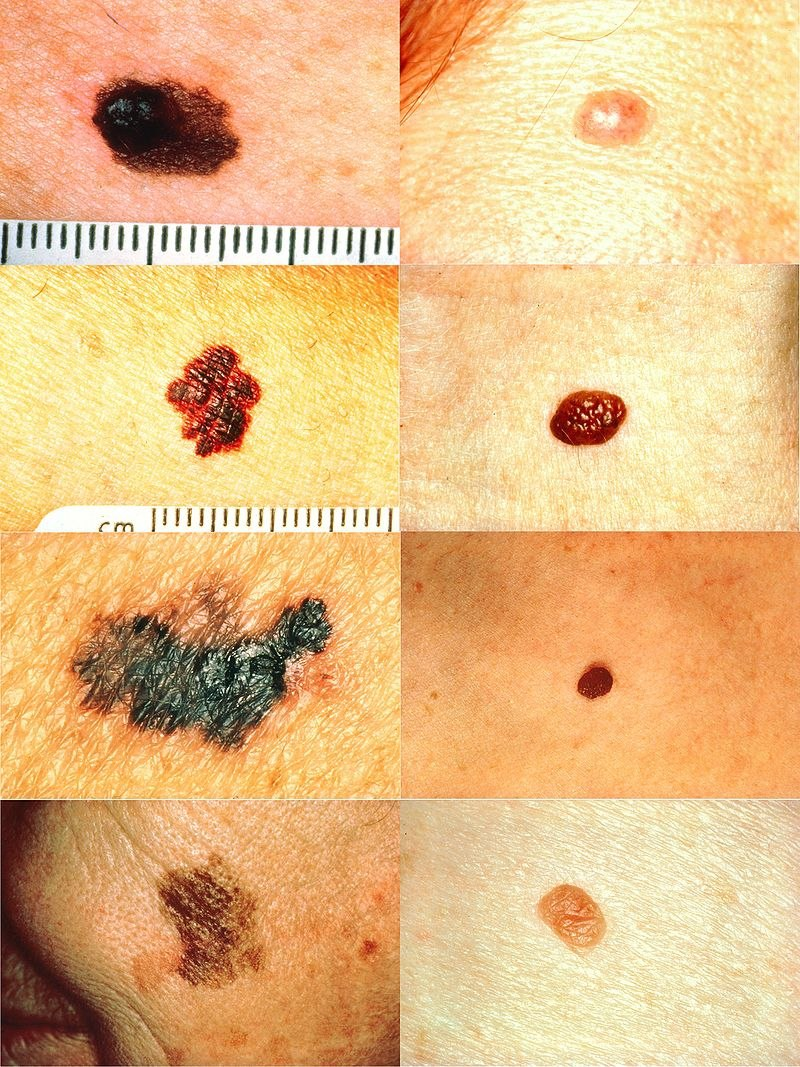
#> input picture images/10000.jpg, 800 x 1067 px
$ jupyter execute 5.ipynb
#> lines starting #> are read from the running program, lines starting #| are printed output that depends on the picture; after the words box and inside, x2 and y2 are one past the last pixel; in counts of white or black regions, pixels touching at a corner belong together
[cell 1]
import cv2 as cv
import numpy as np
import matplotlib.pyplot as plt

[cell 2]
# تابع تولید ماسک با استفاده از الگوریتم رشد ناحیه
def mask_generator(image, seed_point, threshold=50):
    gray = cv.cvtColor(image, cv.COLOR_BGR2GRAY)  # تبدیل تصویر به خاکستری
    h, w = gray.shape
    seed_value = gray[seed_point[1], seed_point[0]]  # مقدار پیکسل اولیه

    mask = np.zeros_like(gray, dtype=np.uint8)  # ایجاد ماسک اولیه
    stack = [seed_point]  # پشته برای الگوریتم رشد ناحیه

    # الگوریتم رشد ناحیه
    while stack:
        x, y = stack.pop()  # گرفتن پیکسل از پشته

        if x < 0 or y < 0 or x >= w or y >= h or mask[y, x] == 255:  # اگر پیکسل خارج از تصویر یا قبلاً پردازش شده باشد
            continue

        # بررسی تشابه پیکسل
        if abs(int(gray[y, x]) - int(seed_value)) < threshold:
            mask[y, x] = 255  # تنظیم مقدار پیکسل در ماسک

            # اضافه کردن پیکسل‌های همسایه
            stack.extend([(x+1, y), (x-1, y), (x, y+1), (x, y-1)])
    return mask

[cell 3]
# پیدا کردن مرز ناحیه با استفاده از Canny
def canny_edge(mask):
    mask_blured = cv.GaussianBlur(mask, (19, 19), 0)  # Blur کردن ماسک
    edges = cv.Canny(mask_blured, threshold1=100, threshold2=200)  # استفاده از روش Canny برای پیدا کردن لبه‌ها
    return edges

[cell 4]
# بارگیری تصاویر و تقسیم آن‌ها به پچ‌ها
image = cv.imread('images/10000.jpg')  # خواندن تصویر اول
#> image is the input picture: shape (1067, 800, 3); mean B, G, R 132.2, 186.7, 228
H, W = image.shape[:2]
#> H = 1067; W = 800
h = H // 4
#> h = 266
w = W // 2
#> w = 400

[cell 5]
patches = [
    image[:h, :w],  # 1st patch
    image[:h, w:],  # 2nd patch
    image[h:2*h, :w],  # 3rd patch
    image[h:2*h, w:],  # 4th patch
    image[2*h:3*h, :w],  # 5th patch
    image[2*h:3*h, w:],  # 6th patch
    image[3*h:, :w],  # 7th patch
    image[3*h:, w:],  # 8th patch
    cv.imread('skin.jpg')  # 9th patch
]
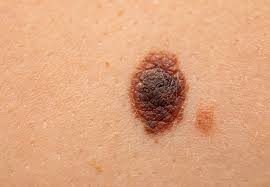
#> input picture images/skin.jpg, 270 x 187 px, found by its file name

[cell 6]
# تبدیل تصاویر به فضای رنگی RGB و نمایش آن‌ها
for i in range(9):
    patches[i] = cv.cvtColor(patches[i], cv.COLOR_BGR2RGB)
    plt.subplot(3, 3, i + 1)
    plt.title(f'pic{i+1}')
    plt.imshow(patches[i])
    plt.axis('off')
#> after the loop, patches = 9 items
plt.tight_layout()
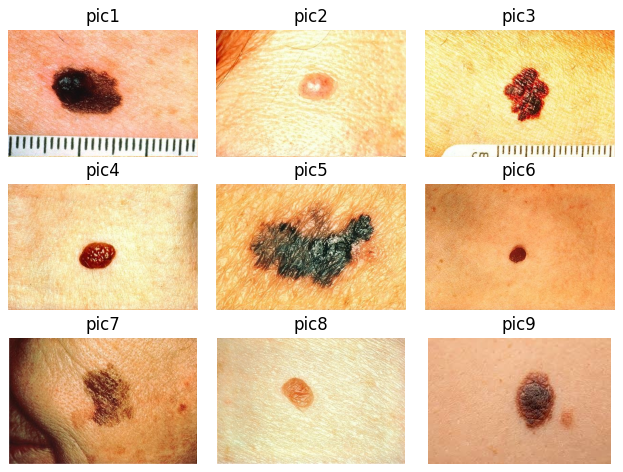
#> figure drawn by matplotlib, 9 panels

[cell 7]
# تنظیم نقطه‌های شروع ماسک (seed points)
seeds = [(130, 120), (210, 100), (220, 135),
         (190, 150), (200, 135), (190, 140),
         (200, 135), (160, 120), (150, 95)]

[cell 8]
masks = []
outputs1 = []

# ایجاد ماسک و پیدا کردن مرز برای هر پچ
for i in range(9):
    mask = mask_generator(patches[i], seeds[i])
    out1 = canny_edge(mask)
    masks.append(mask)
    outputs1.append(out1)
#> this loop made 9 passes
#> seed_value in mask_generator on passes 1 to 9: 41, 164, 58, 45, 41, 36, 79, 133, 36
#> pass 1, in mask_generator, `gray = cv.cvtColor(image, cv.COLOR_BGR2GRAY)`:
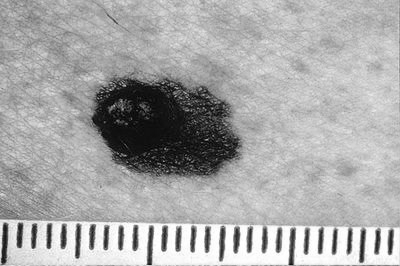
#> gray: shape (266, 400); min 0, max 255, mean 168.5
#> pass 1, `mask = mask_generator(patches[i], seeds[i])`:
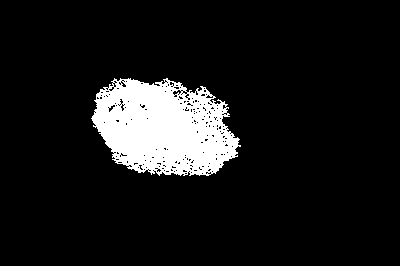
#> mask: shape (266, 400); 9.7% white; 1 white region, box (x1, y1, x2, y2) and area: (91, 78, 241, 176) 10330
#> pass 1, in canny_edge, `mask_blured = cv.GaussianBlur(mask, (19, 19), 0)`:
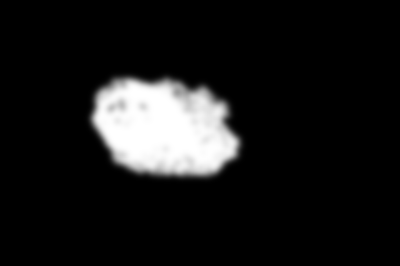
#> mask_blured: shape (266, 400); min 0, max 255, mean 24.8
#> pass 1, in canny_edge, `edges = cv.Canny(mask_blured, threshold1=100, threshold2=200)`:
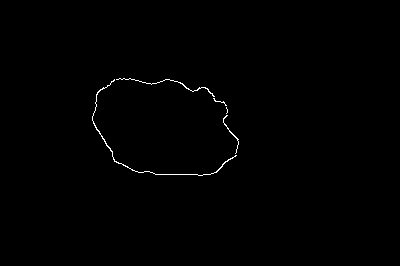
#> edges: shape (266, 400); 0.43% white in thin lines or dots, all inside (x1, y1, x2, y2) = (92, 78, 239, 176)
#> after the loop:
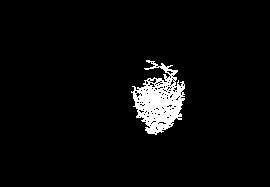
#> mask: shape (187, 270); 4.2% white; 1 white region, box (x1, y1, x2, y2) and area: (131, 60, 185, 135) 2110
#> after the loop, masks = 9 items; outputs1 = 9 items

[cell 9]
# نمایش ماسک‌ها
for i in range(9):
    plt.subplot(3, 3, i + 1)
    plt.title(f'mask {i+1}')
    plt.imshow(masks[i], cmap='gray')
    plt.axis('off')
plt.tight_layout()
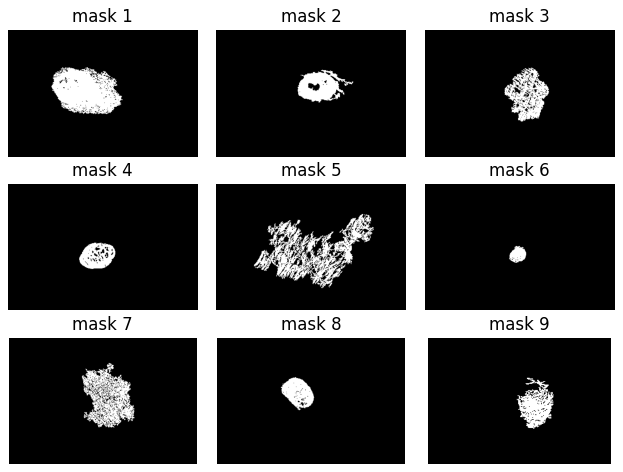
#> figure drawn by matplotlib, 9 panels

[cell 10]
for i in range(9):
    plt.subplot(3, 3, i + 1)
    plt.title(f'edges {i+1}')
    plt.imshow(outputs1[i], cmap='gray')
    plt.axis('off')
plt.tight_layout()
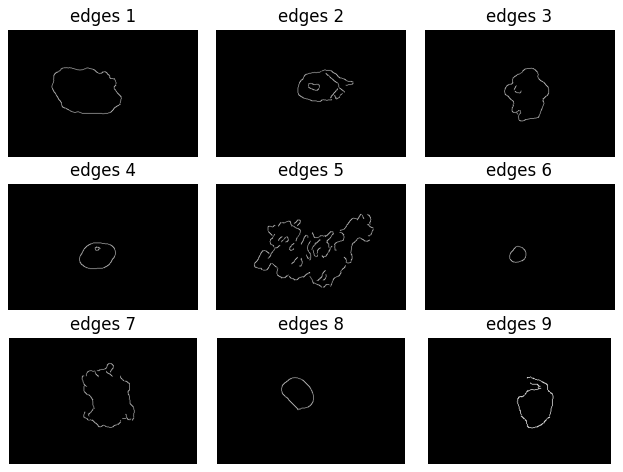
#> figure drawn by matplotlib, 9 panels
